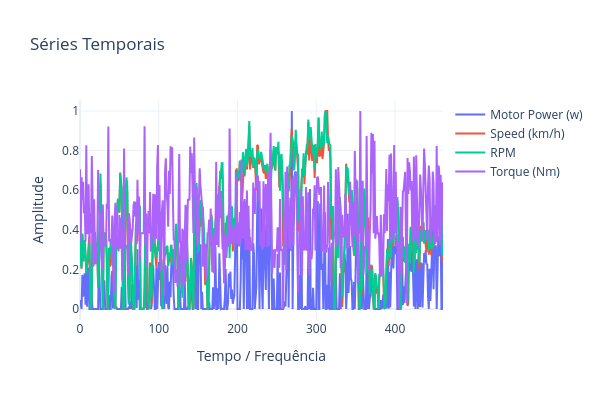

Here is the notebook cell this chart was saved with:
### Code cell
pwr_dm = NormalizeSeries(df['Motor Pwr(w)'].values)
spd = NormalizeSeries(df['speed'].values)
rpm = NormalizeSeries(df['rpm'].values)
trq = NormalizeSeries(df['Torque Nm'].values)
#PlotTwoScalesPLY(y1=pwr_dm,y2=trq,y1_name='Motor Power (w)',y2_name='Torque (Nm)')
PlotSeriesPLY(ySeries=[pwr_dm,spd,rpm,trq],names=['Motor Power (w)','Speed (km/h)','RPM','Torque (Nm)'])

### Figure 1 — Plotly figure (JSON) as saved in the notebook; plotly's stock layout.template omitted (floating-point values rounded to 4 significant figures; data arrays with more than 128 entries replaced by an {"elided": "..."} marker saying what was removed)
{"data": [{"mode": "lines", "name": "Motor Power (w)", "type": "scatter", "x": {"elided": "462 int values"}, "xaxis": "x", "y": {"elided": "462 float values"}, "yaxis": "y"}, {"mode": "lines", "name": "Speed (km/h)", "type": "scatter", "x": {"elided": "462 int values"}, "xaxis": "x", "y": {"elided": "462 float values"}, "yaxis": "y"}, {"mode": "lines", "name": "RPM", "type": "scatter", "x": {"elided": "462 int values"}, "xaxis": "x", "y": {"elided": "462 float values"}, "yaxis": "y"}, {"mode": "lines", "name": "Torque (Nm)", "type": "scatter", "x": {"elided": "462 int values"}, "xaxis": "x", "y": {"elided": "462 float values"}, "yaxis": "y"}], "layout": {"height": 400, "title": {"text": "Séries Temporais"}, "width": 600, "xaxis": {"anchor": "y", "domain": [0, 1], "title": {"text": "Tempo / Frequência"}}, "yaxis": {"anchor": "x", "domain": [0, 1], "title": {"text": "Amplitude"}}}}
